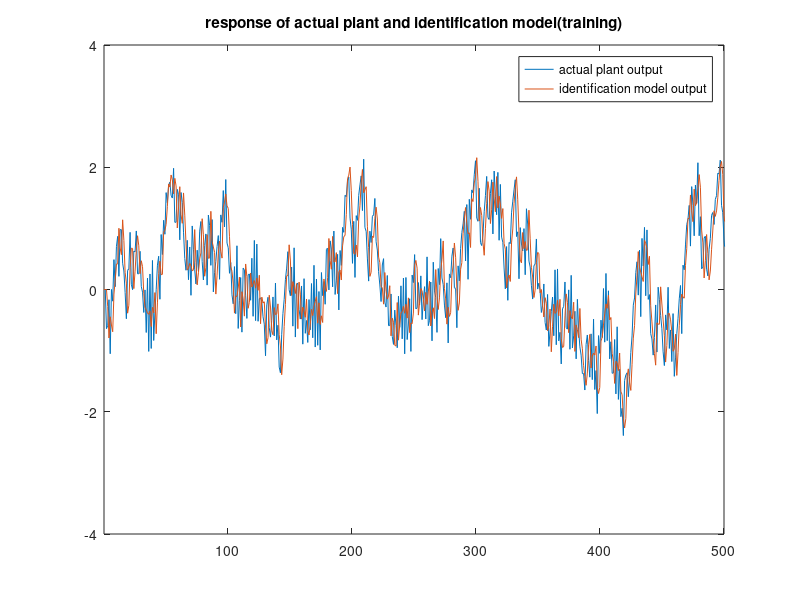
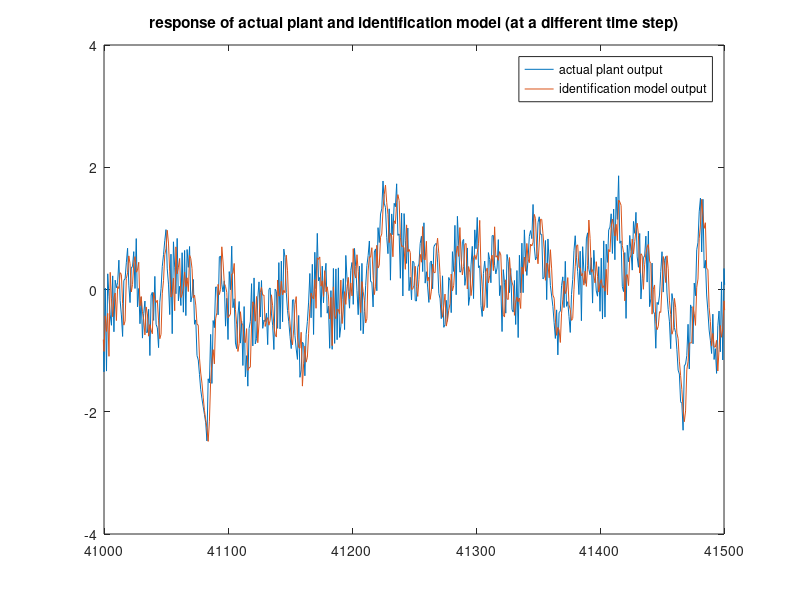
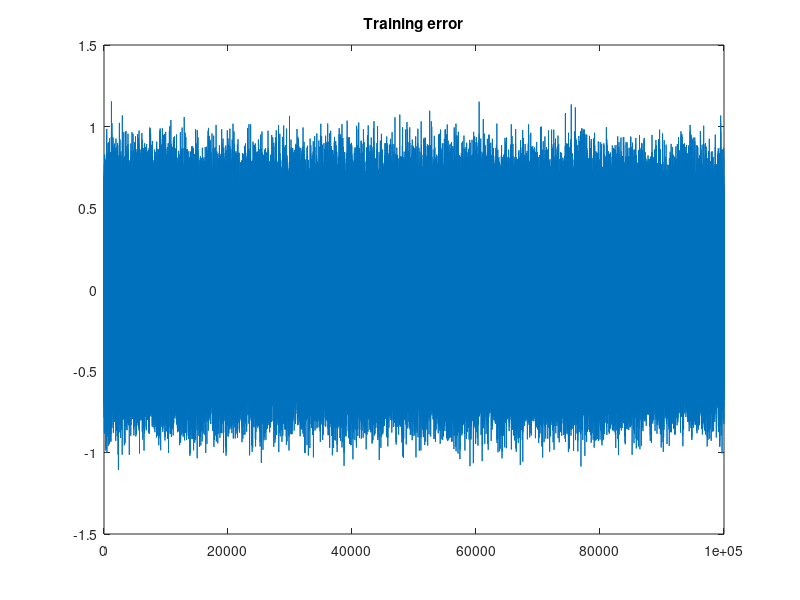
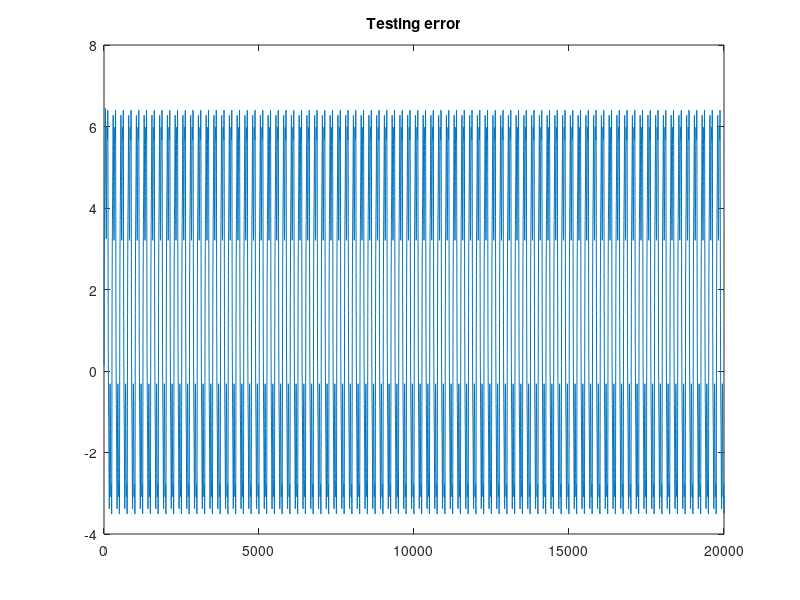

The MATLAB source for these figures, in order:
%%%% IDENTIFICATION EXAMPLE 1 ONE LAYER
clc;clear;
%%%%%%%%%%%%% IDENTIFICATION PROCESS
k=[1:100000];

a=0;b=0;
yp=[b a zeros(1,length(k))];        %%%% plant trajectory 
yphat=[b a zeros(1,length(k))];     %%%% identification model trajectory

NNclass=[1 5 1];
in=NNclass(1);n1=NNclass(2);out=NNclass(3);

W1=randn(in+1,n1);          %%%% Weight initialization
W2=zeros(n1+1,out);

eta=0.1;                           %%%%%%%%%% HOLY SHIT

u=@(k)(-1+2*rand);       %%%% Training Input to the systems
%u=@(k)(sin(2*pi*k/250));
%f=@(u)(u^3+0.3*u^2-0.4*u);          %%%% function to be approximated
f=@(u)(0.6*sin(pi*u)+0.3*sin(3*pi*u)+0.1*sin(5*pi*u));
error_train=zeros(1,length(k));
difftanh=@(x)(sech(x));
for i=3:length(k)+2
    yp(i)=0.3*yp(i-1)+0.6*yp(i-2)+f(u(i-3));
    %%%% NEURAL NETWORK(i suck at this shit)
    %Forward Pass
    A1=[1 u(i-1)]*W1;
    y1=tanh(A1);
    A2=[1 y1]*W2;
    N=A2;
    %Identification model output
    yphat(i)=0.3*yp(i-1)+0.6*yp(i-2)+N;
    e=-(yphat(i)-yp(i));            %%%% error
    %Backward Pass
    if(i<=k(end))
        del2=e;
        del1=difftanh(A1).*(del2*W2(2:end,:)');
        Jw2=[1 y1]'*del2;               %%%% These are not gradients, these are cray-dients
        Jw1=[1 u(i-3)]'*del1;
        %Weight Update
        W2=W2+eta*Jw2;
        W1=W1+eta*Jw1;
    end
    error_train(i-2)=e;
end
plot(yp)
hold on
plot(yphat)
xlim([1 500])
title('response of actual plant and identification model(training)');
legend('actual plant output','identification model output');
%%
%plot different time step
figure;
plot(yp)
hold on;
plot(yphat)
xlim([41000 41500])
title('response of actual plant and identification model (at a different time step)');
legend('actual plant output','identification model output');
%%
%Performance Measure - RMSE and VAF
figure;
plot(error_train)
title('Training error')
rmse1=rms(error_train(1:10000));
rmse2=rms(error_train(10001:end));
fprintf('Training RMS error 1 = %f\n',rmse1);
fprintf('Training RMS error 2 = %f\n\n',rmse2);
disp('Variance Accounted For (training)');
VAF=(1-var(yp-yphat)/var(yp))*100;
disp(VAF);
%%
%saving weights
save('WeightsH1_NP90_ex1_one_layer','W1','W2');
disp('saved');
%%
%loading weights
load('WeightsH1_NP90_ex1_one_layer');
disp('loaded');
%%
%response of identification model(hopefully identified system) to different input
k=[1:20000];
%f=@(u)(u^3+0.3*u^2-0.4*u);
f=@(u)(0.6*sin(pi*u)+0.3*sin(3*pi*u)+0.1*sin(5*pi*u));
u=@(k)sin(2*pi*k/250);
b=0; a=0;
yp=[b a zeros(1,length(k))];
yphat=[b a zeros(1,length(k))];
error_test=zeros(1,length(k));
for i=3:length(k)+2
    yp(i)=0.3*yp(i-1)+0.6*yp(i-2)+f(u(i-3)); %%%% Plant output
    %Forward Pass
    A1=[1 u(i-3)]*W1;
    y1=tanh(A1);
    A2=[1 y1]*W2;
    N=A2;
    yphat(i)=0.3*yphat(i-1)+0.6*yphat(i-2)+N;   %%%% INDEPENDENT identfication model output
    e=-(yphat(i)-yp(i));
    error_test(i-2)=e;
end
%%
%Performance Measures
figure;
plot(error_test)
title('Testing error');
rmse1=rms(error_test(1:1000));
rmse2=rms(error_test(1001:end));
fprintf('Testing RMS error 1 = %f\n',rmse1);
fprintf('Testing RMS error 2 = %f\n\n',rmse2);
disp('Variance Accounted For (testing)');
VAF=(1-var(yp-yphat)/var(yp))*100;
disp(VAF);
%%
figure;
plot(yp);
hold on;
plot(yphat);
xlim([1 1000])
title('response of actual plant and identified model to a different input(testing)')
legend('actual plant output','identification model output');